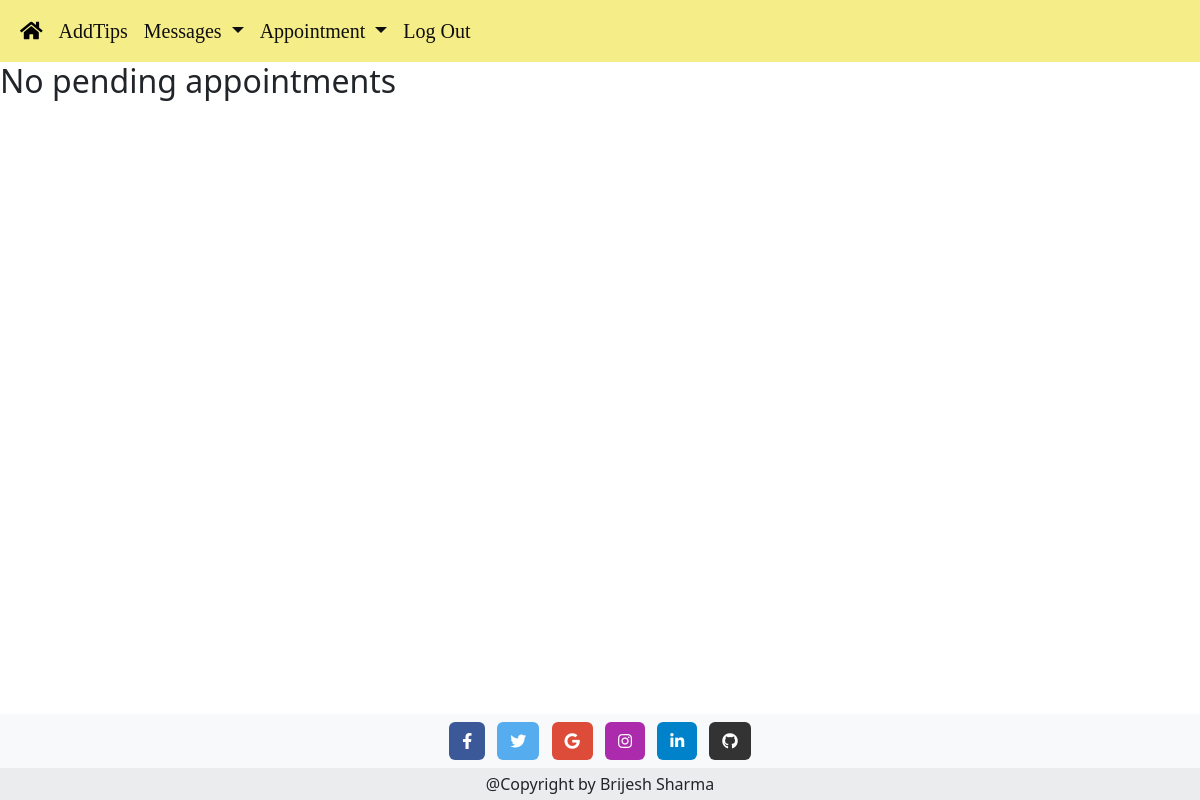
The app's page /pending_app/ (signed in), older data.
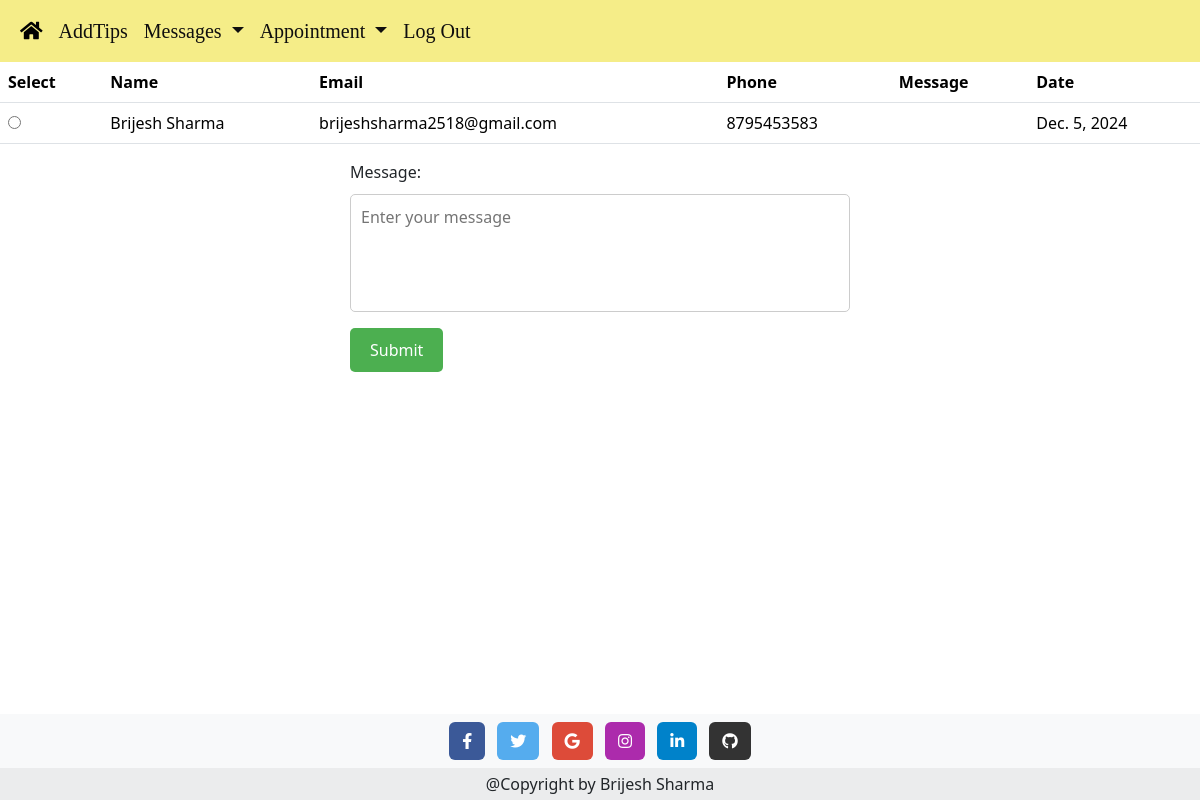
The same page, newer data.
### advice_app/models.py (models this page shows, shortened)
class Appointment(models.Model):
    stu_detail=models.ForeignKey(Student,on_delete=models.DO_NOTHING)
    cou_detail=models.ForeignKey(Counsellor,on_delete=models.DO_NOTHING)
    message=models.CharField(max_length=200)
    date=models.DateField(max_length=100)
    count_ans=models.TextField(null=True,blank=True)
    status=models.CharField(max_length=50,default=False)

class Student(models.Model):
    st_id=models.CharField(max_length=50,primary_key=True)
    st_password=models.CharField(max_length=50)
    st_name=models.CharField(max_length=50)
    st_email=models.EmailField(max_length=100)
    st_phone=models.CharField(max_length=50)
    st_city=models.CharField(max_length=50)
    st_qualification=models.CharField(max_length=100)
    st_gender=models.CharField(max_length=10)
    st_address=models.TextField()
    st_date=models.DateField(default=timezone.now)

### advice_app/user_views.py (the view, shortened to what this page needs)
# urls.py: path("pending_app/",user_views.pending_app,name="pending_app"),
def pending_app(request):
    if request.method=='GET':
        c_id=request.session["session_key"]
        c_obj=Counsellor.objects.get(c_id=c_id)
        appointment_list=Appointment.objects.filter(status='False', cou_detail=c_obj)
        context={
            "appointment_key":appointment_list
        }
        return render(request,'advice_app/user/pending_app.html',context)

### advice_app/templates/advice_app/user/pending_app.html (shortened to what this page needs)
<!DOCTYPE html>
{%load static%}
<html lang="en">
<head>
    {%include 'advice_app/common/common_css.html'%}
</head>
<body>
    {%include 'advice_app/user/coun_header.html'%}
    {%if  appointment_key%}
    <form method="POST" action="/pending_app/">
    <table class="table">
        <thead>
          <tr>
            <th scope="col">Select</th>
            <th scope="col">Name</th>
            <th scope="col">Email</th>
            <th scope="col">Phone</th>
            <th scope="col">Message</th>
            <th scope="col">Date</th>
          </tr>
        </thead>
        <tbody>
            {% for a in appointment_key%}
          <tr>
        <th scope="row"> <input type="radio" name="aid" value="{{a.id}}"></th>
            <td>{{a.stu_detail.st_name}}</td>
            <td>{{a.stu_detail.st_email}}</td>
            <td>{{a.stu_detail.st_phone}}</td>
            <td>{{a.message}}</td>
            <td>{{a.date}}</td>
          </tr>
          {%endfor%}
          </tbody>
    </table>
 <div class="form-container">
<label for="message">Message:</label>
            <textarea id="message" name="message" rows="4" placeholder="Enter your message"></textarea>
            <input type="submit" value="Submit">
        </div>
    </form>
{%else%}
<h2>No pending appointments</h2>
{%endif%}
    {% include 'advice_app/common/footer.html' %}
</body>
</html>

### advice_app/templates/advice_app/common/common_css.html (shortened to what this page needs)
{%load static%}
<link href="https://cdn.jsdelivr.net/npm/bootstrap@5.3.2/dist/css/bootstrap.min.css" rel="stylesheet">
    <link rel="stylesheet" href="https://cdnjs.cloudflare.com/ajax/libs/font-awesome/5.9.0/css/all.min.css" />

### advice_app/templates/advice_app/user/coun_header.html (shortened to what this page needs)
{%load static %}
<nav class="navbar navbar-expand-lg " style="background-color:#ecdf268b;" >
    <div class="container-fluid  ">
      <div class="collapse navbar-collapse" id="navbarSupportedContent">
        <ul class="navbar-nav me-auto mb-2 mb-lg-0">
          <li class="nav-item">
            <a class="nav-link active" aria-current="page" href="{{'/coun_home/'}}">
                <i class="fas fa-home"></i>
            </a>
          </li>
          <li class="nav-item">
            <a class="nav-link" href="{{'/add_tips/'}}">AddTips</a>
          </li>
          <li class="nav-item dropdown">
            <a class="nav-link dropdown-toggle" href="#" role="button" data-bs-toggle="dropdown" aria-expanded="false">
              Messages
            </a>
          </li>
          <li class="nav-item dropdown">
            <a class="nav-link dropdown-toggle" href="#" role="button" data-bs-toggle="dropdown" aria-expanded="false">
              Appointment
            </a>
          </li>
          <li class="nav-item">
            <a class="nav-link" href="{{'/coun_logout/'}}">Log Out</a>
          </li>
        </ul>
      </div>
    </div>
  </nav>

### advice_app/templates/advice_app/common/footer.html
<footer class="bg-body-tertiary text-center  fixed-bottom">
    <div class="container p-1 pb-0">
      <section class="mb-1">
        <a
        data-mdb-ripple-init
          class="btn text-white btn-floating m-1"
          style="background-color: #3b5998;"
          href="#!"
          role="button"
          ><i class="fab fa-facebook-f"></i
        ></a>
        <a
          data-mdb-ripple-init
          class="btn text-white btn-floating m-1"
          style="background-color: #55acee;"
          href="#!"
          role="button"
          ><i class="fab fa-twitter"></i
        ></a>
        <a
          data-mdb-ripple-init
          class="btn text-white btn-floating m-1"
          style="background-color: #dd4b39;"
          href="#!"
          role="button"
          ><i class="fab fa-google"></i
        ></a>
        <a
          data-mdb-ripple-init
          class="btn text-white btn-floating m-1"
          style="background-color: #ac2bac;"
          href="#!"
          role="button"
          ><i class="fab fa-instagram"></i
        ></a>
        <a
          data-mdb-ripple-init
          class="btn text-white btn-floating m-1"
          style="background-color: #0082ca;"
          href="#!"
          role="button"
          ><i class="fab fa-linkedin-in"></i
        ></a>
        <a
          data-mdb-ripple-init
          class="btn text-white btn-floating m-1"
          style="background-color: #333333;"
          href="#!"
          role="button"
          ><i class="fab fa-github"></i
        ></a>
      </section>
    </div>
    <div class="text-center p-1" style="background-color: rgba(0, 0, 0, 0.05);">
      @Copyright by Brijesh Sharma
    </div>
  </footer>

### advice_app/templates/advice_app/user/pending_app.html (style rules this page uses)
.form-container { max-width: 500px; margin: 0 auto; }
.form-container label { display: block; margin-bottom: 10px; }
.form-container textarea, .form-container input[type="date"] { width: 100%; padding: 10px; margin-bottom: 10px; border: 1px solid #ccc; border-radius: 5px; resize: none; }
.form-container input[type="submit"] { background-color: #4CAF50; color: white; padding: 10px 20px; border: none; border-radius: 5px; cursor: pointer; }

### advice_app/templates/advice_app/user/coun_header.html (style rules this page uses)
.nav-link { color: rgb(15, 14, 14); font-size: 20px; font-family:'Times New Roman'; }

Row changes from the older to the newer data that the page shows:
added Appointment: stu_detail.st_name "Brijesh Sharma", stu_detail.st_email "brijeshsharma2518@gmail.com", stu_detail.st_phone "8795453583", date "Dec. 5, 2024"
Text that changed along with them:
form field value: (not shown) → "Submit"
text no longer shown: "No pending appointments"
text now shown: "Select Name Email Phone Message Date Message:"
